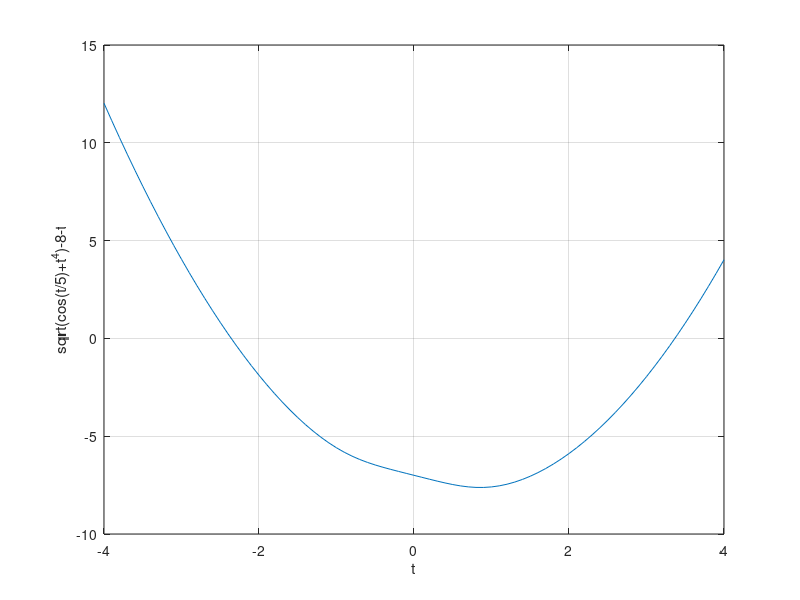

MATLAB code to generate this figure:
% Harilik iteratsioonimeetod
% Algne funktsioon: x = sqrt(cos(x/5)+x^4)-8-x)
clear
t = -4:0.1:4;
plot (t, sqrt(cos(t/5)+t.^4)-8-t);
xlabel ("t");
ylabel ("sqrt(cos(t/5)+t^4)-8-t");
grid on
% x = (64-16*x+x*x-cos(x/5))^(1/4)
g = @(x)(64-16*x+x*x-cos(x/5))^(1/4);
x = 1.5;
xvana = 1;
k=0;
while abs(x-xvana) >= 1e-5
  xvana=x;
  x=g(x);
  k=k+1;
end
disp('Vastused:')
x
k